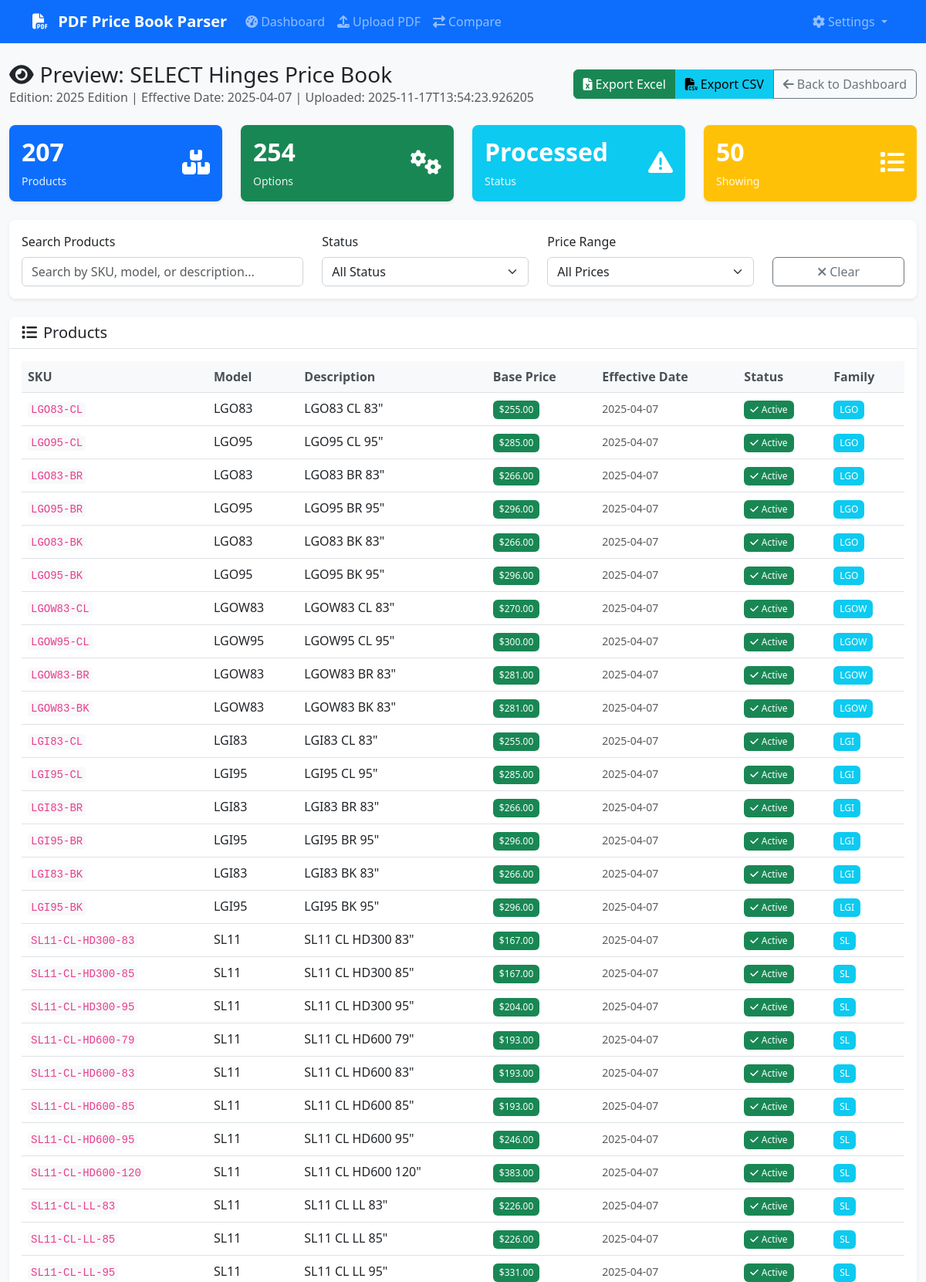
The app's page /preview/14 (upper part) with its own data.
### database/models.py (models this page shows)
class Manufacturer(Base):
    __tablename__ = 'manufacturers'
    id = Column(Integer, primary_key=True)
    name = Column(String(255), nullable=False)
    code = Column(String(50), unique=True, nullable=False)
    created_at = Column(DateTime, default=datetime.utcnow)
    price_books = relationship("PriceBook", back_populates="manufacturer")
    product_families = relationship("ProductFamily", back_populates="manufacturer")
    finishes = relationship("Finish", back_populates="manufacturer")

class PriceBook(Base):
    __tablename__ = 'price_books'
    id = Column(Integer, primary_key=True)
    manufacturer_id = Column(Integer, ForeignKey('manufacturers.id'), nullable=False)
    edition = Column(String(100))
    effective_date = Column(Date)
    upload_date = Column(DateTime, default=datetime.utcnow)
    file_path = Column(Text)
    file_size = Column(Integer)
    status = Column(String(50), default='processing')  # processing, completed, failed
    parsing_notes = Column(Text)
    manufacturer = relationship("Manufacturer", back_populates="price_books")
    products = relationship("Product", back_populates="price_book", cascade="all, delete-orphan")

class Product(Base):
    __tablename__ = 'products'
    id = Column(Integer, primary_key=True)
    family_id = Column(Integer, ForeignKey('product_families.id'))
    price_book_id = Column(Integer, ForeignKey('price_books.id', ondelete='CASCADE'), nullable=False)
    sku = Column(String(100), nullable=False)
    model = Column(String(100))
    description = Column(Text)
    base_price = Column(DECIMAL(10, 2))
    effective_date = Column(Date)
    retired_date = Column(Date)
    is_active = Column(Boolean, default=True)
    created_at = Column(DateTime, default=datetime.utcnow)
    updated_at = Column(DateTime, default=datetime.utcnow, onupdate=datetime.utcnow)
    __table_args__ = (
        Index('idx_product_sku_pricebook', 'sku', 'price_book_id'),          # SKU lookups within price book
        Index('idx_product_pricebook_active', 'price_book_id', 'is_active'), # Active products by price book
        Index('idx_product_sku', 'sku'),                                      # General SKU searches
        Index('idx_product_pricebook', 'price_book_id'),                     # Price book queries
    )
    family = relationship("ProductFamily", back_populates="products")
    price_book = relationship("PriceBook", back_populates="products")
    options = relationship("ProductOption", back_populates="product")
    prices = relationship("ProductPrice", back_populates="product")

class ProductFamily(Base):
    __tablename__ = 'product_families'
    id = Column(Integer, primary_key=True)
    manufacturer_id = Column(Integer, ForeignKey('manufacturers.id'), nullable=False)
    name = Column(String(255), nullable=False)
    category = Column(String(100))
    description = Column(Text)
    created_at = Column(DateTime, default=datetime.utcnow)
    manufacturer = relationship("Manufacturer", back_populates="product_families")
    products = relationship("Product", back_populates="family")

### app.py (the view)
@app.route('/preview/<int:price_book_id>')
def preview(price_book_id):
    try:
        summary = price_book_manager.get_price_book_summary(price_book_id)
        products = price_book_manager.get_products_by_price_book(price_book_id, limit=50)
        return render_template('preview.html',
                             summary=summary,
                             products=products,
                             price_book_id=price_book_id)
    except Exception as e:
        logger.error(f"Error loading preview: {e}")
        flash('Error loading preview', 'error')
        return redirect(url_for('index'))

### database/manager.py (called while the page is built)
    def get_session(self) -> Session:
        return self.db_manager.get_session()

### database/models.py (called while the page is built)
    def get_session(self):
        return self.SessionLocal()

### templates/preview.html (shortened to what this page needs)
{% extends "base.html" %}
{% block content %}
<div class="row">
    <div class="col-12">
        <div class="d-flex justify-content-between align-items-center mb-4">
            <div>
                <h1 class="h3 mb-0">
                    <i class="fas fa-eye me-2"></i>Preview: {{ summary.manufacturer }} Price Book
                </h1>
                <p class="text-muted mb-0">
                    Edition: {{ summary.edition or 'N/A' }} |
                    Effective Date: {{ summary.effective_date or 'N/A' }} |
                    Uploaded: {{ summary.upload_date }}
                </p>
            </div>
            <div class="btn-group">
                <a href="{{ url_for('export', price_book_id=price_book_id, format='excel') }}"
                   class="btn btn-success">
                    <i class="fas fa-file-excel me-1"></i>Export Excel
                </a>
                <a href="{{ url_for('export', price_book_id=price_book_id, format='csv') }}"
                   class="btn btn-info">
                    <i class="fas fa-file-csv me-1"></i>Export CSV
                </a>
                <a href="{{ url_for('index') }}" class="btn btn-outline-secondary">
                    <i class="fas fa-arrow-left me-1"></i>Back to Dashboard
                </a>
            </div>
        </div>
    </div>
</div>
<div class="row mb-4">
    <div class="col-md-3">
        <div class="card bg-primary text-white">
            <div class="card-body">
                <div class="d-flex justify-content-between">
                    <div>
                        <h4 class="card-title">{{ summary.product_count }}</h4>
                        <p class="card-text">Products</p>
                    </div>
                    <div class="align-self-center">
                        <i class="fas fa-boxes fa-2x"></i>
                    </div>
                </div>
            </div>
        </div>
    </div>
    <div class="col-md-3">
        <div class="card bg-success text-white">
            <div class="card-body">
                <div class="d-flex justify-content-between">
                    <div>
                        <h4 class="card-title">{{ summary.option_count }}</h4>
                        <p class="card-text">Options</p>
                    </div>
                    <div class="align-self-center">
                        <i class="fas fa-cogs fa-2x"></i>
                    </div>
                </div>
            </div>
        </div>
    </div>
    <div class="col-md-3">
        <div class="card bg-info text-white">
            <div class="card-body">
                <div class="d-flex justify-content-between">
                    <div>
                        <h4 class="card-title">{{ summary.status|title }}</h4>
                        <p class="card-text">Status</p>
                    </div>
                    <div class="align-self-center">
                        {% if summary.status == 'completed' %}
                            <i class="fas fa-check-circle fa-2x"></i>
                        {% elif summary.status == 'processing' %}
                            <i class="fas fa-spinner fa-spin fa-2x"></i>
                        {% else %}
                            <i class="fas fa-exclamation-triangle fa-2x"></i>
                        {% endif %}
                    </div>
                </div>
            </div>
        </div>
    </div>
    <div class="col-md-3">
        <div class="card bg-warning text-white">
            <div class="card-body">
                <div class="d-flex justify-content-between">
                    <div>
                        <h4 class="card-title">{{ products|length }}</h4>
                        <p class="card-text">Showing</p>
                    </div>
                    <div class="align-self-center">
                        <i class="fas fa-list fa-2x"></i>
                    </div>
                </div>
            </div>
        </div>
    </div>
</div>
<div class="row mb-4">
    <div class="col-12">
        <div class="card">
            <div class="card-body">
                <div class="row">
                    <div class="col-md-4">
                        <label for="searchInput" class="form-label">Search Products</label>
                        <input type="text" class="form-control" id="searchInput" placeholder="Search by SKU, model, or description...">
                    </div>
                    <div class="col-md-3">
                        <label for="statusFilter" class="form-label">Status</label>
                        <select class="form-select" id="statusFilter">
                            <option value="">All Status</option>
                        </select>
                    </div>
                    <div class="col-md-3">
                        <label for="priceFilter" class="form-label">Price Range</label>
                        <select class="form-select" id="priceFilter">
                            <option value="">All Prices</option>
                        </select>
                    </div>
                    <div class="col-md-2">
                        <label class="form-label">&nbsp;</label>
                        <button class="btn btn-outline-secondary w-100" onclick="clearFilters()">
                            <i class="fas fa-times me-1"></i>Clear
                        </button>
                    </div>
                </div>
            </div>
        </div>
    </div>
</div>
<div class="row">
    <div class="col-12">
        <div class="card">
            <div class="card-header">
                <h5 class="card-title mb-0">
                    <i class="fas fa-list me-2"></i>Products
                </h5>
            </div>
            <div class="card-body">
                <div class="table-responsive">
                    <table class="table table-hover" id="productsTable">
                        <thead>
                            <tr>
                                <th>SKU</th>
                                <th>Model</th>
                                <th>Description</th>
                                <th>Base Price</th>
                                <th>Effective Date</th>
                                <th>Status</th>
                                <th>Family</th>
                            </tr>
                        </thead>
                        <tbody>
                            {% for product in products %}
                            <tr data-sku="{{ product.sku|lower }}"
                                data-model="{{ product.model|lower }}"
                                data-description="{{ product.description|lower }}"
                                data-price="{{ product.base_price or 0 }}"
                                data-status="{{ 'active' if product.is_active else 'inactive' }}">
                                <td>
                                    <code>{{ product.sku }}</code>
                                </td>
                                <td>{{ product.model or 'N/A' }}</td>
                                <td>{{ product.description or 'N/A' }}</td>
                                <td>
                                    {% if product.base_price %}
                                        <span class="badge bg-success">${{ "%.2f"|format(product.base_price) }}</span>
                                    {% else %}
                                        <span class="text-muted">N/A</span>
                                    {% endif %}
                                </td>
                                <td>
                                    {% if product.effective_date %}
                                        <small class="text-muted">{{ product.effective_date }}</small>
                                    {% else %}
                                        <span class="text-muted">N/A</span>
                                    {% endif %}
                                </td>
                                <td>
                                    {% if product.is_active %}
                                        <span class="badge bg-success">
                                            <i class="fas fa-check me-1"></i>Active
                                        </span>
                                    {% else %}
                                        <span class="badge bg-secondary">
                                            <i class="fas fa-times me-1"></i>Inactive
                                        </span>
                                    {% endif %}
                                </td>
                                <td>
                                    {% if product.family %}
                                        <span class="badge bg-info">{{ product.family }}</span>
                                    {% else %}
                                        <span class="text-muted">N/A</span>
                                    {% endif %}
                                </td>
                            </tr>
                            {% endfor %}
                        </tbody>
                    </table>
                </div>
            </div>
        </div>
    </div>
</div>
{% endblock %}

### static/css/style.css (style rules this page uses)
:root { --primary-color: #0d6efd; --secondary-color: #6c757d; --success-color: #198754; --danger-color: #dc3545; --warning-color: #ffc107; --info-color: #0dcaf0; --light-color: #f8f9fa; --dark-color: #212529; }
body { font-family: 'Segoe UI', Tahoma, Geneva, Verdana, sans-serif; background-color: #f8f9fa; }
.card { border: none; box-shadow: 0 0.125rem 0.25rem rgba(0, 0, 0, 0.075); border-radius: 0.5rem; transition: box-shadow 0.15s ease-in-out; }
.card-header { background-color: #fff; border-bottom: 1px solid #dee2e6; border-radius: 0.5rem 0.5rem 0 0 !important; font-weight: 600; }
.btn { border-radius: 0.375rem; font-weight: 500; transition: all 0.15s ease-in-out; }
.table { margin-bottom: 0; }
.table th { border-top: none; font-weight: 600; color: #495057; background-color: #f8f9fa; }
.badge { font-size: 0.75em; font-weight: 500; padding: 0.375rem 0.5rem; }
.form-control, .form-select { border-radius: 0.375rem; border: 1px solid #ced4da; transition: border-color 0.15s ease-in-out, box-shadow 0.15s ease-in-out; }
.card.bg-primary, .card.bg-success, .card.bg-warning, .card.bg-info, .card.bg-danger { border: none; }
.card.bg-primary .card-title, .card.bg-success .card-title, .card.bg-warning .card-title, .card.bg-info .card-title, .card.bg-danger .card-title { font-size: 2rem; font-weight: 700; margin-bottom: 0.5rem; }
.card.bg-primary .card-text, .card.bg-success .card-text, .card.bg-warning .card-text, .card.bg-info .card-text, .card.bg-danger .card-text { font-size: 0.875rem; opacity: 0.9; margin-bottom: 0; }
code { background-color: #f8f9fa; color: #e83e8c; padding: 0.125rem 0.25rem; border-radius: 0.25rem; font-size: 0.875em; }

### records on screen
Manufacturer: manufacturer "SELECT Hinges"
PriceBook: edition "2025 Edition", status "Processed"
Product: sku "LGO83-CL", model "LGO83", description "LGO83 CL 83\""
ProductFamily: family "LGO" "LGO" "LGO" "LGO" "LGO" "LGO"
Product: sku "LGO95-CL", model "LGO95", description "LGO95 CL 95\""
Product: sku "LGO83-BR", model "LGO83", description "LGO83 BR 83\""
Product: sku "LGO95-BR", model "LGO95", description "LGO95 BR 95\""
Product: sku "LGO83-BK", model "LGO83", description "LGO83 BK 83\""
Product: sku "LGO95-BK", model "LGO95", description "LGO95 BK 95\""
Product: sku "LGOW83-CL", model "LGOW83", description "LGOW83 CL 83\""
ProductFamily: family "LGOW" "LGOW" "LGOW" "LGOW"
Product: sku "LGOW95-CL", model "LGOW95", description "LGOW95 CL 95\""
Product: sku "LGOW83-BR", model "LGOW83", description "LGOW83 BR 83\""
Product: sku "LGOW83-BK", model "LGOW83", description "LGOW83 BK 83\""
Product: sku "LGI83-CL", model "LGI83", description "LGI83 CL 83\""
ProductFamily: family "LGI" "LGI" "LGI" "LGI" "LGI" "LGI"
Product: sku "LGI95-CL", model "LGI95", description "LGI95 CL 95\""
Product: sku "LGI83-BR", model "LGI83", description "LGI83 BR 83\""
Product: sku "LGI95-BR", model "LGI95", description "LGI95 BR 95\""
Product: sku "LGI83-BK", model "LGI83", description "LGI83 BK 83\""
Product: sku "LGI95-BK", model "LGI95", description "LGI95 BK 95\""
Product: sku "SL11-CL-HD300-83", model "SL11", description "SL11 CL HD300 83\""
ProductFamily: family "SL" "SL" "SL" "SL" "SL" "SL" "SL" "SL" "SL" "SL" "SL"
Product: sku "SL11-CL-HD300-85", model "SL11", description "SL11 CL HD300 85\""
Product: sku "SL11-CL-HD300-95", model "SL11", description "SL11 CL HD300 95\""
Product: sku "SL11-CL-HD600-79", model "SL11", description "SL11 CL HD600 79\""
Product: sku "SL11-CL-HD600-83", model "SL11", description "SL11 CL HD600 83\""
Product: sku "SL11-CL-HD600-85", model "SL11", description "SL11 CL HD600 85\""
Product: sku "SL11-CL-HD600-95", model "SL11", description "SL11 CL HD600 95\""
Product: sku "SL11-CL-HD600-120", model "SL11", description "SL11 CL HD600 120\""
Product: sku "SL11-CL-LL-83", model "SL11", description "SL11 CL LL 83\""
Product: sku "SL11-CL-LL-85", model "SL11", description "SL11 CL LL 85\""
Product: sku "SL11-CL-LL-95", model "SL11", description "SL11 CL LL 95\""

### other values on screen
{{ summary.effective_date or 'N/A' }} "2025-04-07"
{{ summary.upload_date }} "2025-11-17T13:54:23.926205"
{{ summary.product_count }} "207"
{{ summary.option_count }} "254"
{{ products|length }} "50"
{{ "%.2f"|format(product.base_price) }} "255.00" "285.00" "266.00" "296.00" "266.00" "296.00" "270.00" "300.00" "281.00" "281.00" "255.00" "285.00" "266.00" "296.00" "266.00" "296.00" "167.00" "167.00" "204.00" "193.00" "193.00" "193.00" "246.00" "383.00" "226.00" "226.00" "331.00"
{{ product.effective_date }} "2025-04-07" "2025-04-07" "2025-04-07" "2025-04-07" "2025-04-07" "2025-04-07" "2025-04-07" "2025-04-07" "2025-04-07" "2025-04-07" "2025-04-07" "2025-04-07" "2025-04-07" "2025-04-07" "2025-04-07" "2025-04-07" "2025-04-07" "2025-04-07" "2025-04-07" "2025-04-07" "2025-04-07" "2025-04-07" "2025-04-07" "2025-04-07" "2025-04-07" "2025-04-07" "2025-04-07"
